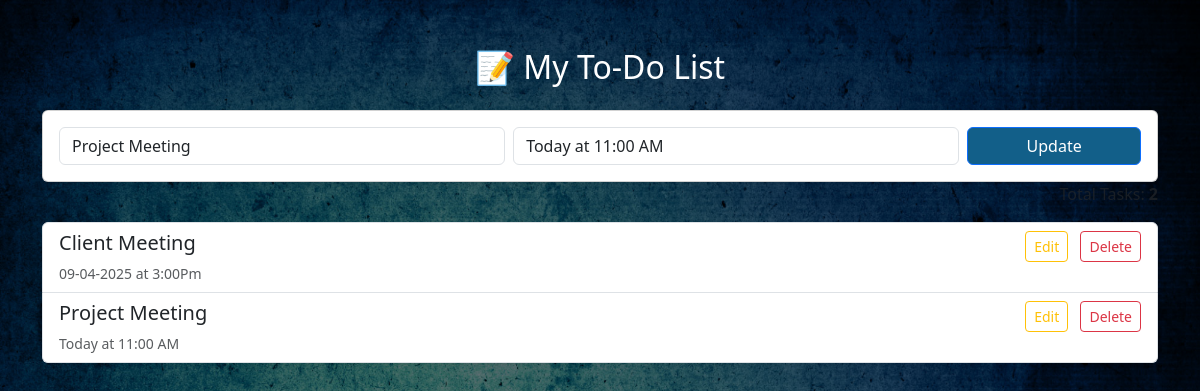
The page /?edit_id=16 on the database its author committed.
### home/models.py (models this page shows)
class TODO(models.Model):
    title = models.CharField(max_length=50)
    des = models.TextField(blank=True,null=True)

### home/views.py (the view, shortened to what this page needs)
# urls.py: path('',HomeView.as_view(),name='home'),
class HomeView(View):
    def get(self,request):
        form = TODoForm(request.POST or None)
        edit_id = request.GET.get("edit_id")
        edit_task = None
        if edit_id:
            edit_task = TODO.objects.filter(id=edit_id).last()
        data = {
            "todo":TODO.objects.order_by('-id'),
            "all_todo":TODO.objects.count(),
            "form":form,
            "edit_task": edit_task
        }
        return render(request,'home.html',context=data)

### home/form.py
class TODoForm(forms.ModelForm):
    class Meta:
        model = TODO
        fields = "__all__"

### templates/home.html (shortened to what this page needs)
{% load static %}
<!DOCTYPE html>
<html lang="en">
<head>
  <link href="https://cdn.jsdelivr.net/npm/bootstrap@5.3.3/dist/css/bootstrap.min.css" rel="stylesheet">
</head>
<body style="background-image: url('/static/image3.jpg'); background-size: cover; background-repeat: no-repeat; background-position: center; height: 100vh;">
<div class="container py-5">
  <h2 class="text-center mb-4 text-white">📝 My To-Do List</h2>
  <div class="card  shadow-sm">
    <div class="card-body">
      <form method="POST">
            <div class="row g-2">
                <div class="col-md-5">
                    <input type="text" name="title" id="title" class="form-control" placeholder="Title"
                        value="{{ edit_task.title|default_if_none:'' }}">
                </div>
                <div class="col-md-5">
                    <input type="text" name="des" id="des" class="form-control" placeholder="Description"
                        value="{{ edit_task.des|default_if_none:'' }}">
                </div>
                <div class="col-md-2">
                    <button type="submit" class="btn btn-primary w-100" style="background-color: #125F89;">
                        {% if edit_task %} Update {% else %} Add {% endif %}
                    </button>
                </div>
            </div>
      </form>
    </div>
  </div>
  <div class="mb-3 text-end text-muted">
    Total Tasks: <strong>{{ all_todo }}</strong>
  </div>
  <ul class="list-group shadow-sm">
    {% for task in todo %}
    <li class="list-group-item d-flex justify-content-between align-items-start">
      <div>
        <h5>{{ task.title }}</h5>
        {% if task.des %}
        <p class="mb-0 small text-muted">{{ task.des }}</p>
        {% endif %}
      </div>
      <div>
        <a href="?edit_id={{ task.id }}" class="btn btn-sm btn-outline-warning me-2">Edit</a>
        <a onclick="deleteData('{{ task.id }}')"  class="btn btn-sm btn-outline-danger">Delete</a>
      </div>
    </li>
    {% empty %}
    <li class="list-group-item text-center text-muted">No tasks found.</li>
    {% endfor %}
  </ul>
</div>
</body>
</html>

### templates/home.html (style rules this page uses)
form input { width: 30px; }
body::before { content: ""; position: absolute; top: 0; left: 0; width: 100%; height: 100%; background-color: rgba(0, 0, 0, 0.5); z-index: 0; }
.container { position: relative; z-index: 1; }

### rows shown on the page
TODO: title "Project Meeting", des "Today at 11:00 AM"
TODO: title "Client Meeting", des "09-04-2025 at 3:00Pm"

### other values the page prints
{{ all_todo }} "2"
